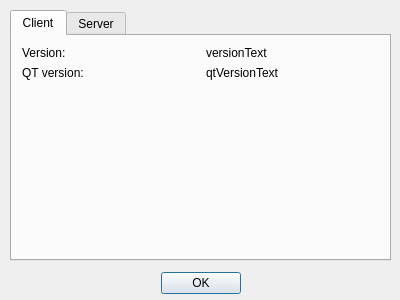
<?xml version="1.0" encoding="UTF-8"?>
<ui version="4.0">
 <class>About</class>
 <widget class="QDialog" name="About">
  <property name="windowModality">
   <enum>Qt::WindowModality::ApplicationModal</enum>
  </property>
  <property name="geometry">
   <rect>
    <x>0</x>
    <y>0</y>
    <width>400</width>
    <height>300</height>
   </rect>
  </property>
  <property name="windowTitle">
   <string>About AwsMock QT UI</string>
  </property>
  <widget class="QDialogButtonBox" name="buttonBox">
   <property name="geometry">
    <rect>
     <x>10</x>
     <y>270</y>
     <width>381</width>
     <height>26</height>
    </rect>
   </property>
   <property name="standardButtons">
    <set>QDialogButtonBox::StandardButton::Ok</set>
   </property>
   <property name="centerButtons">
    <bool>true</bool>
   </property>
  </widget>
  <widget class="QTabWidget" name="tabWidget">
   <property name="geometry">
    <rect>
     <x>10</x>
     <y>10</y>
     <width>381</width>
     <height>251</height>
    </rect>
   </property>
   <property name="currentIndex">
    <number>0</number>
   </property>
   <widget class="QWidget" name="clientTab">
    <attribute name="title">
     <string>Client</string>
    </attribute>
    <widget class="QWidget" name="verticalLayoutWidget">
     <property name="geometry">
      <rect>
       <x>10</x>
       <y>10</y>
       <width>361</width>
       <height>201</height>
      </rect>
     </property>
     <layout class="QVBoxLayout" name="verticalLayout_2">
      <item>
       <layout class="QGridLayout" name="gridLayout">
        <item row="0" column="0">
         <widget class="QLabel" name="versionLabel">
          <property name="text">
           <string>Version:</string>
          </property>
         </widget>
        </item>
        <item row="1" column="0">
         <widget class="QLabel" name="qtVersionLabel">
          <property name="text">
           <string>QT version:</string>
          </property>
         </widget>
        </item>
        <item row="1" column="1">
         <widget class="QLabel" name="qtVersionText">
          <property name="text">
           <string>qtVersionText</string>
          </property>
         </widget>
        </item>
        <item row="0" column="1">
         <widget class="QLabel" name="versionText">
          <property name="text">
           <string>versionText</string>
          </property>
         </widget>
        </item>
       </layout>
      </item>
      <item>
       <spacer name="verticalSpacer">
        <property name="orientation">
         <enum>Qt::Orientation::Vertical</enum>
        </property>
        <property name="sizeHint" stdset="0">
         <size>
          <width>20</width>
          <height>40</height>
         </size>
        </property>
       </spacer>
      </item>
     </layout>
    </widget>
   </widget>
   <widget class="QWidget" name="serverTab">
    <attribute name="title">
     <string>Server</string>
    </attribute>
    <widget class="QWidget" name="gridLayoutWidget_2">
     <property name="geometry">
      <rect>
       <x>10</x>
       <y>10</y>
       <width>361</width>
       <height>201</height>
      </rect>
     </property>
     <layout class="QGridLayout" name="gridLayout_2">
      <item row="4" column="0">
       <widget class="QLabel" name="label_4">
        <property name="text">
         <string>Endpoint:</string>
        </property>
       </widget>
      </item>
      <item row="1" column="0">
       <widget class="QLabel" name="label">
        <property name="text">
         <string>Region:</string>
        </property>
       </widget>
      </item>
      <item row="5" column="1">
       <widget class="QLabel" name="serverUserText">
        <property name="text">
         <string>serverUserText</string>
        </property>
       </widget>
      </item>
      <item row="4" column="1">
       <widget class="QLabel" name="serverEndpointText">
        <property name="text">
         <string>serverEndpointText</string>
        </property>
       </widget>
      </item>
      <item row="5" column="0">
       <widget class="QLabel" name="label_5">
        <property name="text">
         <string>User:</string>
        </property>
       </widget>
      </item>
      <item row="7" column="0">
       <spacer name="verticalSpacer_2">
        <property name="orientation">
         <enum>Qt::Orientation::Vertical</enum>
        </property>
        <property name="sizeHint" stdset="0">
         <size>
          <width>20</width>
          <height>40</height>
         </size>
        </property>
       </spacer>
      </item>
      <item row="3" column="1">
       <widget class="QLabel" name="serverPidText">
        <property name="text">
         <string>serverPidText</string>
        </property>
       </widget>
      </item>
      <item row="1" column="1">
       <widget class="QLabel" name="serverRegionText">
        <property name="text">
         <string>serverRegionText</string>
        </property>
       </widget>
      </item>
      <item row="0" column="0">
       <widget class="QLabel" name="serverVersionLabel">
        <property name="text">
         <string>Version:</string>
        </property>
       </widget>
      </item>
      <item row="3" column="0">
       <widget class="QLabel" name="label_3">
        <property name="text">
         <string>PID:</string>
        </property>
       </widget>
      </item>
      <item row="2" column="0">
       <widget class="QLabel" name="label_2">
        <property name="text">
         <string>Port:</string>
        </property>
       </widget>
      </item>
      <item row="0" column="1">
       <widget class="QLabel" name="serverVersionText">
        <property name="text">
         <string>serverVersionText</string>
        </property>
       </widget>
      </item>
      <item row="2" column="1">
       <widget class="QLabel" name="serverPortText">
        <property name="text">
         <string>serverPortText</string>
        </property>
       </widget>
      </item>
      <item row="6" column="0">
       <widget class="QLabel" name="label_6">
        <property name="text">
         <string>Account ID:</string>
        </property>
       </widget>
      </item>
      <item row="6" column="1">
       <widget class="QLabel" name="serverAccountIdText">
        <property name="text">
         <string>serverAccountIdText</string>
        </property>
       </widget>
      </item>
     </layout>
    </widget>
   </widget>
  </widget>
 </widget>
 <resources/>
 <connections/>
</ui>
